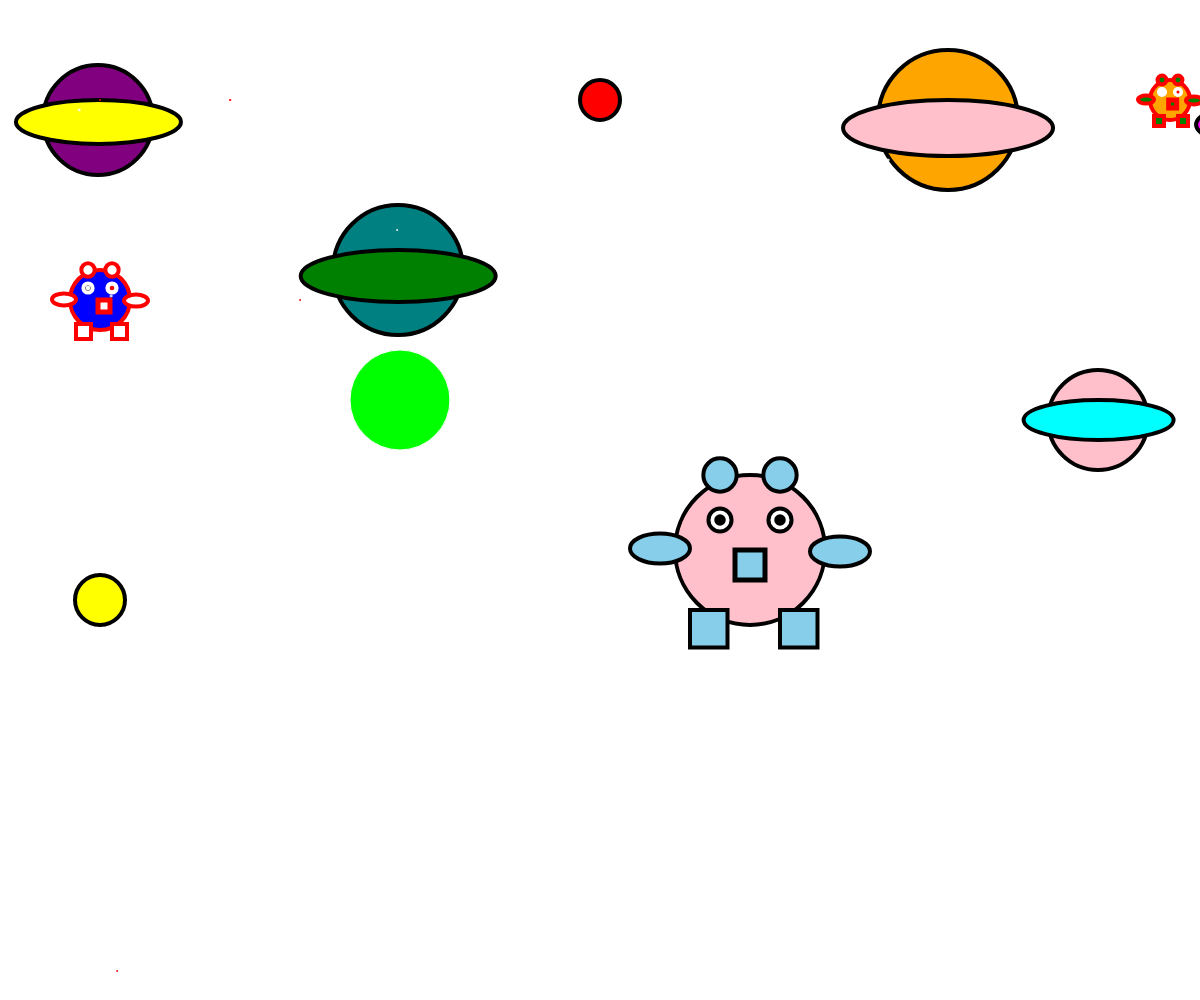
Frame 1 (no input)
Frame 60 (no input): identical to frame 1, image omitted
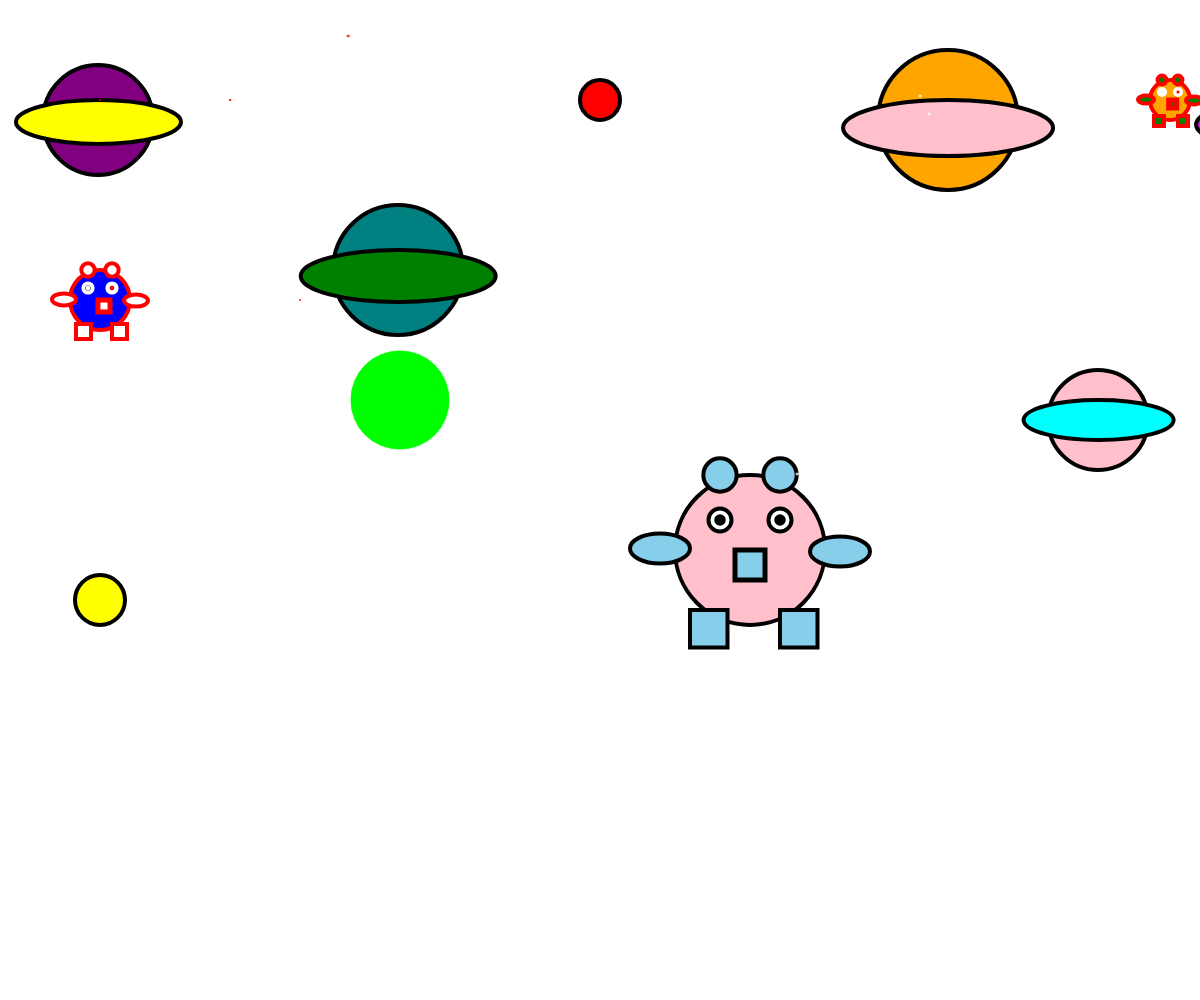
Frame 120 (the mouse pressed at the canvas centre since frame 60)

The p5.js sketch that drew these frames (run headless with seeded random() and noise() and a simulated clock; from frame 60 on, the mouse is pressed at the canvas centre):

// p5.js sketch
// ── sketch.js
const canvasWidth = window.innerWidth;
const canvasHeight = window.innerHeight;
let stars = [];
let bubbles = [];

const balls = [
    { x: 500, y: 250, d: 50, speed: 4 },
    { x: 200, y: 200, d: 20, speed: 2 },
]

const balls2 = [
    { x: 600, y: 400, d: 50, speed: 2},
    { x: 30, y: 20, d: 20, speed: 1},
]

const balls3 = [
    { x: 300, y: 500, d: 50, speed: 2},
    { x: 500, y: 600, d: 20, speed: 1},
]

function setup() {
    createCanvas(canvasWidth, canvasHeight);
    

}

let counter = 0
let x = 750
let y = 550

function draw() {
    clear();

    // main creature
    drawCreature(x, y, 150,'pink', '#87CEEB');

    // planets
    drawLandscapeObject(100, 100, 110, 'purple', 'yellow')
    drawLandscapeObject(400, 250, 130, 'teal', 'green')
    drawLandscapeObject(950, 100, 140, "orange", 'pink')
    drawLandscapeObject(1100, 400, 100, 'pink', 'cyan')
    drawLandscapeObject(1290, 100, 123, 'lime', 'magenta')

    // circle planets
    drawLandscapeObject2(100, 600, 50, 'yellow')
    drawLandscapeObject2(600, 100, 40, 'red')

    // evil creatures
    drawCreature2(100, 300, 60, 'blue', 'white')
    drawCreature2(1290, 500, 100, 'red', 'black')
    drawCreature2(1170, 100, 40, 'orange', 'green')

    // stars
    strokeWeight(1);
    noFill();
    circle(300, 300, 1);
    circle(100, 100, 1);
    circle(230, 100, 1.5);

    if (counter % 70 == 0) {
        buildStarArray()
    }
    drawStars();
    counter++

    for (const bubble of bubbles) {
        circle(bubble.x, bubble.y, bubble.d);
        bubble.y -= bubble.speed;
        strokeWeight(5)
        stroke('lime')
    }


    rect(balls[1].x, balls[1].y, balls[1].d);
    balls[1].y += 5 * Math.cos(counter / 30);
    balls[1].x += 10;

    if (balls[1].x > canvasWidth + 100) {
        balls[1].x = -100;
    }

    rect(balls2[1].x, balls2[1].y, balls[1].d);
    balls2[1].y += 5 * Math.cos(counter / 30);


    balls2[1].x += 10;

    if (balls2[1].x > canvasWidth + 100) {
        balls2[1].x = -100
    }

        
    rect(balls3[1].x, balls3[1].y, balls3[1].d);
    balls3[1].y += 5 * Math.cos(counter / 30);


    balls3[1].x += 10;

    if (balls3[1].x > canvasWidth + 100) {
        balls3[1].x = -100
    }
    
    //movable planet

    fill(data.color);
    circle(data.x, data.y, data.d);
}

// movable planet



const data = {
    x: 400,
    y: 400,
    d: 100,
    color: 'lime'
}

function mouseDragged() {
    let d = dist(data.x, data.y, mouseX, mouseY);
    if (d < data.d/2 || data.color == 'yellow') {
        data.color = 'yellow';
        data.x = mouseX;
        data.y = mouseY;
    } 
}

function mouseReleased() {
    data.color = 'lime';
}



// drawCreature function


function drawCreature(centerX, centerY, size, primaryColor, secondaryColor) {
    let sf = size / 5;
    fill(primaryColor);
    stroke('black')
    // circle(centerX, centerY, size, primaryColor, secondaryColor);
    strokeWeight(4);
    //face
    circle(centerX, centerY, size);
    fill('white')
    stroke('black')
    
    //left eye
    circle(centerX - sf, centerY - sf, size / 6.5);
    fill('white');

    //right eye
    circle(centerX + sf, centerY - sf, size / 6.5);

    //left pupil
    strokeWeight(size / 13);
    point(centerX - sf, centerY - sf);

    //right pupil
    strokeWeight(size / 13);
    point(centerX + sf, centerY - sf);

    fill(secondaryColor)
    strokeWeight(5);
    // mouth
    rect(centerX - sf / 2, centerY, sf);

    // rect(centerX, centerY, size, primaryColor, secondaryColor);
    // left leg
    strokeWeight(4);
    rect(centerX - sf * 2, centerY + sf * 2, size / 4);
    // right leg
    rect(centerX + sf * 1, centerY + sf * 2, size / 4);

    // left arm
    fill(secondaryColor);
    strokeWeight(4);
    ellipse(centerX - sf * 3, centerY - sf * .05, sf * 2, sf * 1);

    // right arm
    ellipse(centerX + sf * 3, centerY + sf * .05, sf * 2, sf * 1);

    // left ear
    circle(centerX - sf , centerY - sf * 2.5, size / 4.5);

    //right ear
    circle(centerX + sf, centerY - sf * 2.5, size / 4.5);


}


// evil creatures


function drawCreature2(centerX, centerY, size, primaryColor, secondaryColor) {
    let sf = size / 5;
    fill(primaryColor);
    stroke('red')
    // circle(centerX, centerY, size, primaryColor, secondaryColor);
    strokeWeight(4);
    //face
    circle(centerX, centerY, size);
    fill('black')
    stroke('white')
    
    //left eye
    circle(centerX - sf, centerY - sf, size / 6.5);
    fill('white');

    //right eye
    circle(centerX + sf, centerY - sf, size / 6.5);

    //left pupil
    strokeWeight(size / 13);
    point(centerX - sf, centerY - sf);

    //right pupil
    strokeWeight(size / 13);
    stroke('red')
    point(centerX + sf, centerY - sf);

    fill(secondaryColor)
    strokeWeight(5);
    // mouth
    rect(centerX - sf / 6, centerY, sf);

     // rect(centerX, centerY, size, primaryColor, secondaryColor);
    // left leg
    strokeWeight(4);
    rect(centerX - sf * 2, centerY + sf * 2, size / 4);
    // right leg
    rect(centerX + sf * 1, centerY + sf * 2, size / 4);

    // left arm
    fill(secondaryColor);
    strokeWeight(4);
    ellipse(centerX - sf * 3, centerY - sf * .05, sf * 2, sf * 1);

    // right arm
    ellipse(centerX + sf * 3, centerY + sf * .05, sf * 2, sf * 1);

    // left ear
    circle(centerX - sf , centerY - sf * 2.5, size / 4.5);

    //right ear
    circle(centerX + sf, centerY - sf * 2.5, size / 4.5);

}


// buildstar function


function buildStarArray() {
    let i = 0;
    stars = []
    while(i < 100) {
        const star = {
            x: randomIntFromInterval(canvasWidth, 0),
            y: randomIntFromInterval(0, canvasHeight),
            d: randomIntFromInterval(1, 2),
        }
        i++;
        // circle(star.x, star.y, star.d);
        stars.push(star)
        // noFill()
        // strokeWeight(1)
        // stroke('white');
        }
    
}
function drawStars() {
    let i = 0;
    while(i < 100) {
    let star = stars[i]
    i++;
    circle(star.x, star.y, star.d);
    noFill();
    strokeWeight(1)
    stroke('white');
    }
}

function randomIntFromInterval (min, max) {
    // min and max included
    return Math.floor(Math.random() * (max - min + 1) + min);
}


// planets with disks


function drawLandscapeObject (centerX, centerY, size, primaryColor, secondaryColor) {
    let sf = size / 5;
    fill(primaryColor);
    stroke('black')
    // circle(centerX, centerY, size, primaryColor, secondaryColor);
    strokeWeight(4);
    //face
    circle(centerX - 2, centerY + 20, size);

    
    // disk
    fill(secondaryColor);

    ellipse(centerX - sf * .07, centerY + sf * 1, sf * 7.5, sf * 2);
}


// small circle planets


function drawLandscapeObject2(centerX, centerY, size, primaryColor) {
    let sf = size / 5;
    fill(primaryColor);
    stroke('black')
    circle(centerX, centerY, size);
}


// moving drawCreature and shooting bullets 


function moveController(ev) {
    console.log(ev.code);
    if (ev.code == 'ArrowUp') {
        console.log('up arrow!');
        y -= 2;
    } else if (ev.code == 'ArrowDown') {
        console.log('down arrow!');
        y += 2;
    } else if (ev.code == 'ArrowLeft') {
        console.log('left arrow!');
        x -= 2;
    } else if (ev.code == 'ArrowRight') {
        console.log('right arrow!');
        x += 2;
    } else if (ev.code == 'Space') {
        shoot();
    }
}


// shooting bullets


function shoot() {
    // 1. When you drag your mouse, create a bubble 
    //    object and add it to the "bubbles" list.
    const bubble = {
        x: x,
        y: y - 25,
        d: 8,
        speed: 10
    }
    bubbles.push(bubble)
}

document.addEventListener('keydown', moveController);
